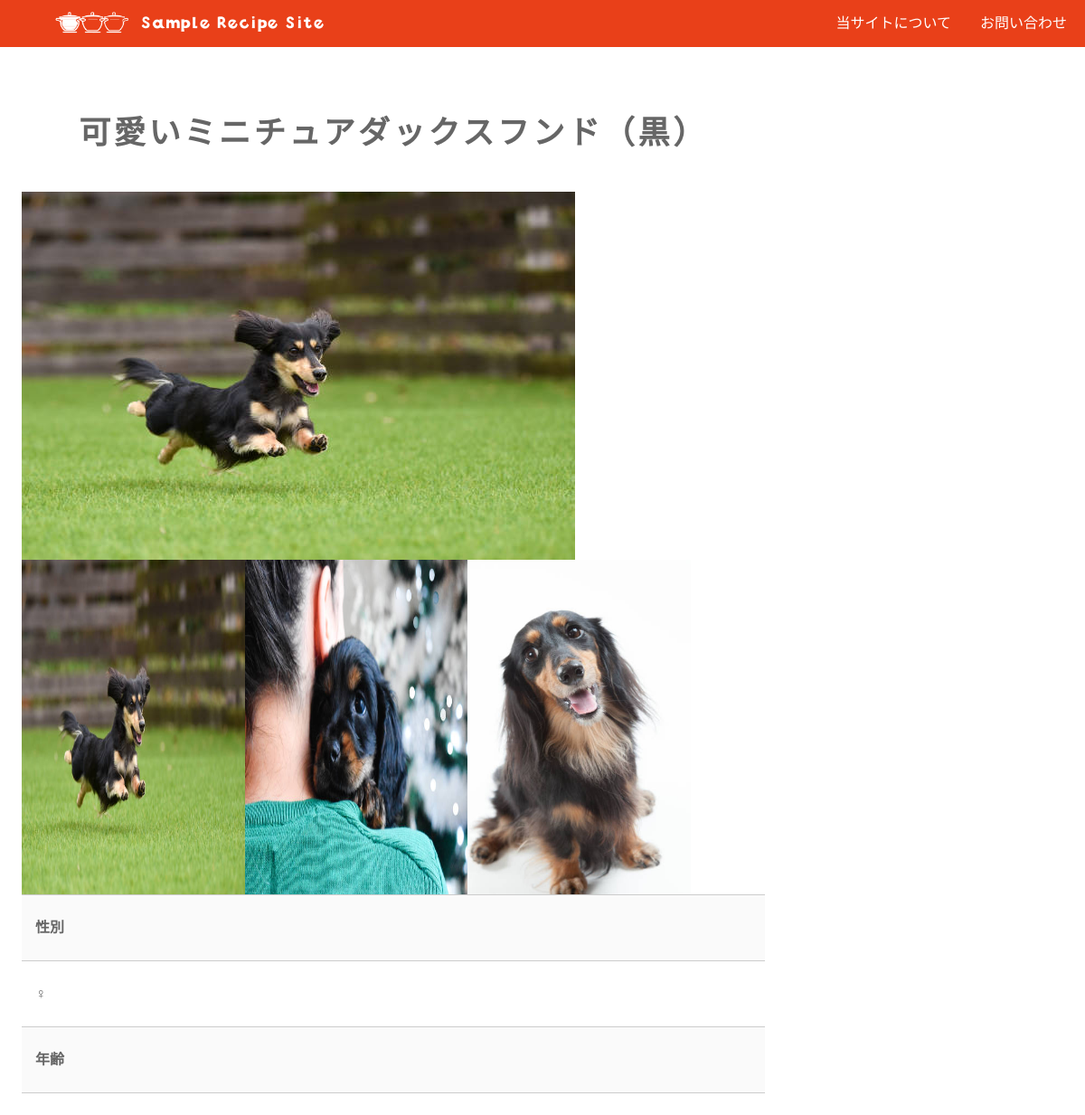
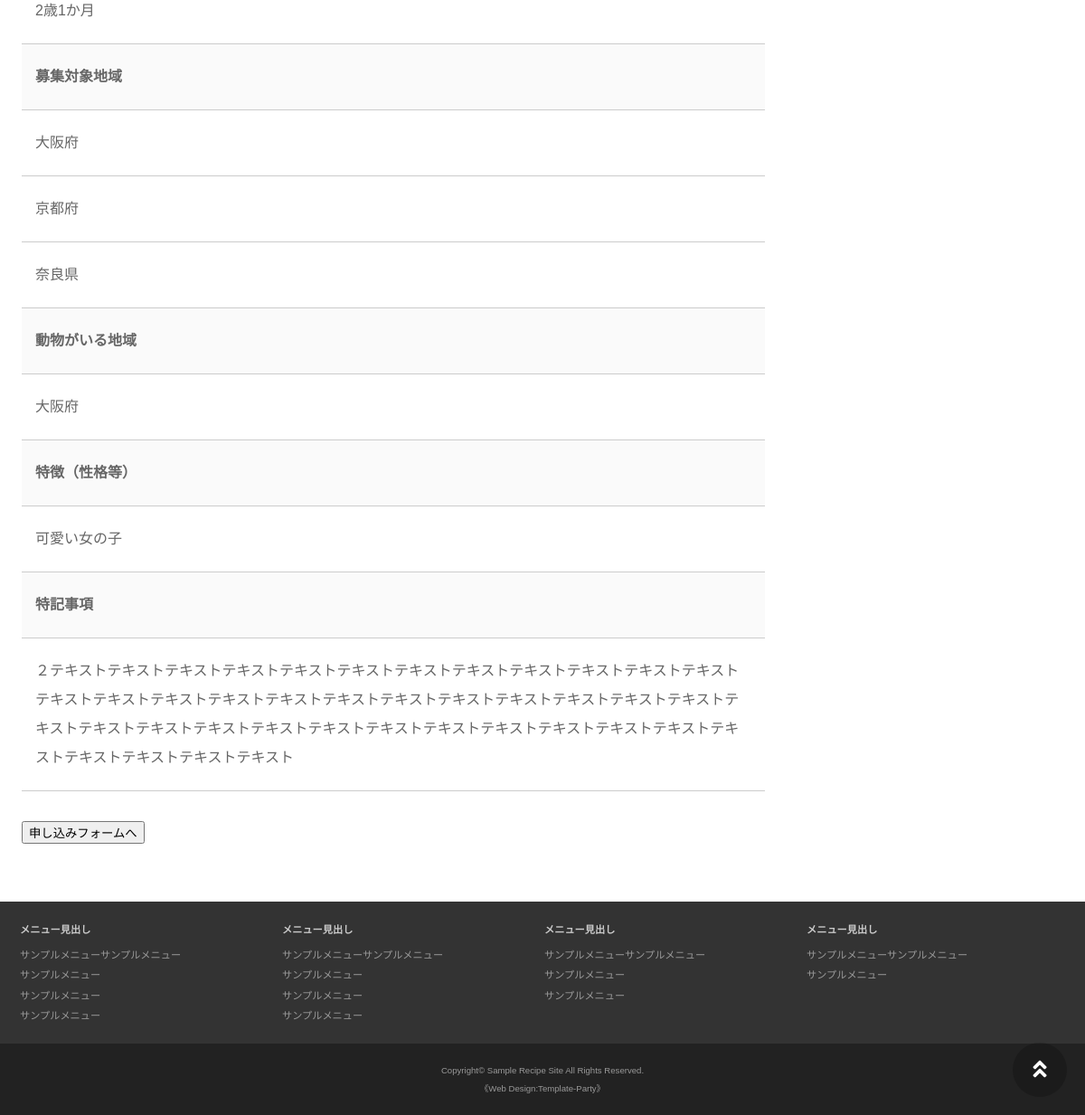
The page /kfc_template/recruit_detail.php?animal_id=2 on the database its author committed (2 pictures, top to bottom).
### tables this page shows
CREATE TABLE `animal` (
  `animal_id` int(20) UNSIGNED NOT NULL,
  `title` varchar(40) NOT NULL,
  `image_1` varchar(40) NOT NULL,
  `image_2` varchar(40) NOT NULL,
  `image_3` varchar(40) NOT NULL,
  `kind` varchar(40) NOT NULL,
  `gender` varchar(20) DEFAULT NULL,
  `age` varchar(20) NOT NULL,
  `area_1` varchar(40) NOT NULL,
  `area_2` varchar(40) DEFAULT NULL,
  `area_3` varchar(40) DEFAULT NULL,
  `animal_area` varchar(40) NOT NULL,
  `animal_character` varchar(40) DEFAULT NULL,
  `other` varchar(500) DEFAULT NULL,
  `user_id` varchar(40) NOT NULL
);

### kfc_template/recruit_detail.php (the view, shortened to what this page needs)
<?php
require_once("./lib/util.php");
$user = 'username';
$password = 'kfc';
$dbName = 'shotohlcd31_ kfc';
$host = 'localhost';
$dsn = "mysql:host={$host};dbname={$dbName};charset=utf8";
?>
<?php include('parts/header.php'); ?>
<div id="container">
  <main>
    <?php
    if (!empty($_GET['animal_id'])) {
      $animal_id = $_GET['animal_id'];
    } else {
      echo "<p>無効な掲載IDです。</p>";
      echo "<a href='recruit.php'><button>里親募集ページに戻る</button></a><br>";
      exit();
    }
    try {
      $pdo = new PDO($dsn, $user, $password);
      $pdo->setAttribute(PDO::ATTR_EMULATE_PREPARES, false);
      $pdo->setAttribute(PDO::ATTR_ERRMODE, PDO::ERRMODE_EXCEPTION);
      if (!empty($animal_id)) {
        $sql = "SELECT * FROM animal WHERE animal_id = :animal_id ";
        $stm = $pdo->prepare($sql);
        $stm->bindValue(':animal_id', $animal_id, PDO::PARAM_STR);
        $stm->execute();
        $result = $stm->fetchAll(PDO::FETCH_ASSOC);
      }
    } catch (Exception $e) {
      echo '<span class ="error">エラーがありました</span><br>';
      echo $e->getMessage();
      exit();
    }
    ?>
    <?php
    if (isset($result)) {
      foreach ($result as $row) {
        echo <<<"EOL"
  <div>
  <h2>{$row['title']}</h2>
  <div>
  <img src="./images/animal_photo/{$row['image_1']}" alt="{$row['kind']}">
  <div style="display:flex">
  <img src="./images/animal_photo/{$row['image_1']}" alt="{$row['kind']}" style="width: 30%;">
  <img src="./images/animal_photo/{$row['image_2']}" alt="{$row['kind']}"style="width: 30%;">
  <img src="./images/animal_photo/{$row['image_3']}" alt="{$row['kind']}"style="width: 30%;">
  </div>
  </div>
  <table class='ta1'>
    <tr><th>性別</th></tr>
    <tr><td>{$row['gender']}</td></tr>
    <tr><th>年齢</th></tr>
    <tr><td>{$row['age']}</td></tr>
    <tr><th>募集対象地域</th></tr>
    <tr><td>{$row['area_1']}</td></tr>
    <tr><td>{$row['area_2']}</td></tr>
    <tr><td>{$row['area_3']}</td></tr>
    <tr><th>動物がいる地域</th></tr>
    <tr><td>{$row['animal_area']}</td></tr>
    <tr><th>特徴（性格等）</th></tr>
    <tr><td>{$row['animal_character']}</td></tr>
    <tr><th>特記事項</th></tr>
    <tr><td>{$row['other']}</td></tr>
  </table>
  </div>
  EOL;
      }
    }
    ?>
    <form action="./recruit_form.php" method="POST">
      <input type="submit" name="submit" value="申し込みフォームへ">
    </form>
  </main>
</div>
<?php include('parts/footer.php'); ?>

### kfc_template/css/style.css (style rules this page uses)
html,body { margin: 0;padding: 0; font-size: 13px; }
body { font-family: "ヒラギノ丸ゴ Pro", "Hiragino Maru Gothic Pro", "メイリオ", Meiryo, Osaka, "ＭＳ Ｐゴシック", "MS PGothic", sans-serif; -webkit-text-size-adjust: none; background: #fff; color: #666; line-height: 2; overflow-x: hidden; }
table { border-collapse:collapse; }
img { border: none;max-width: 100%;height: auto;vertical-align: middle; }
#container { margin: 5% 2%; display: flex; justify-content: space-between; }
main h2 { margin: 0; margin: 0 0 30px; letter-spacing: 0.1em; text-align: center; font-size: 2.2em; }
.ta1 { border-top: 1px solid #ccc; width: 100%; margin: 0 auto 30px; }
.ta1 tr { border-bottom: 1px solid #ccc; }
.ta1 th, .ta1 td { padding: 10px 5px; word-break: break-all; }
.ta1 th { width: 30%; text-align: left; background: #fafafa; }
@media screen and (min-width:900px) { html, body { font-size: 16px; } }
@media screen and (min-width:900px) { main { width: calc(100% - 230px); order: 2; } }
@media screen and (min-width:900px) { .ta1 th, .ta1 td { padding: 20px 15px; } }
@media screen and (min-width:900px) { .ta1 th { width: 20%; } }
@media screen and (min-width:1200px) { main { width: calc(100% - 330px); } }

### rows shown on the page
animal: title "可愛いミニチュアダックスフンド（黒）", image_1 (picture), image_2 (picture), image_3 (picture), gender "♀", age "2歳1か月", area_1 "大阪府", area_2 "京都府", area_3 "奈良県", animal_area "大阪府", animal_character "可愛い女の子", other "２テキストテキストテキストテキストテキストテキストテキストテキストテキストテキストテキストテキストテキストテキストテキストテキストテキストテキストテキストテキストテキストテキストテキストテキストテキストテキストテキストテキストテキストテキストテキストテキストテキストテキストテキストテキストテキストテキストテキストテキストテキスト"
